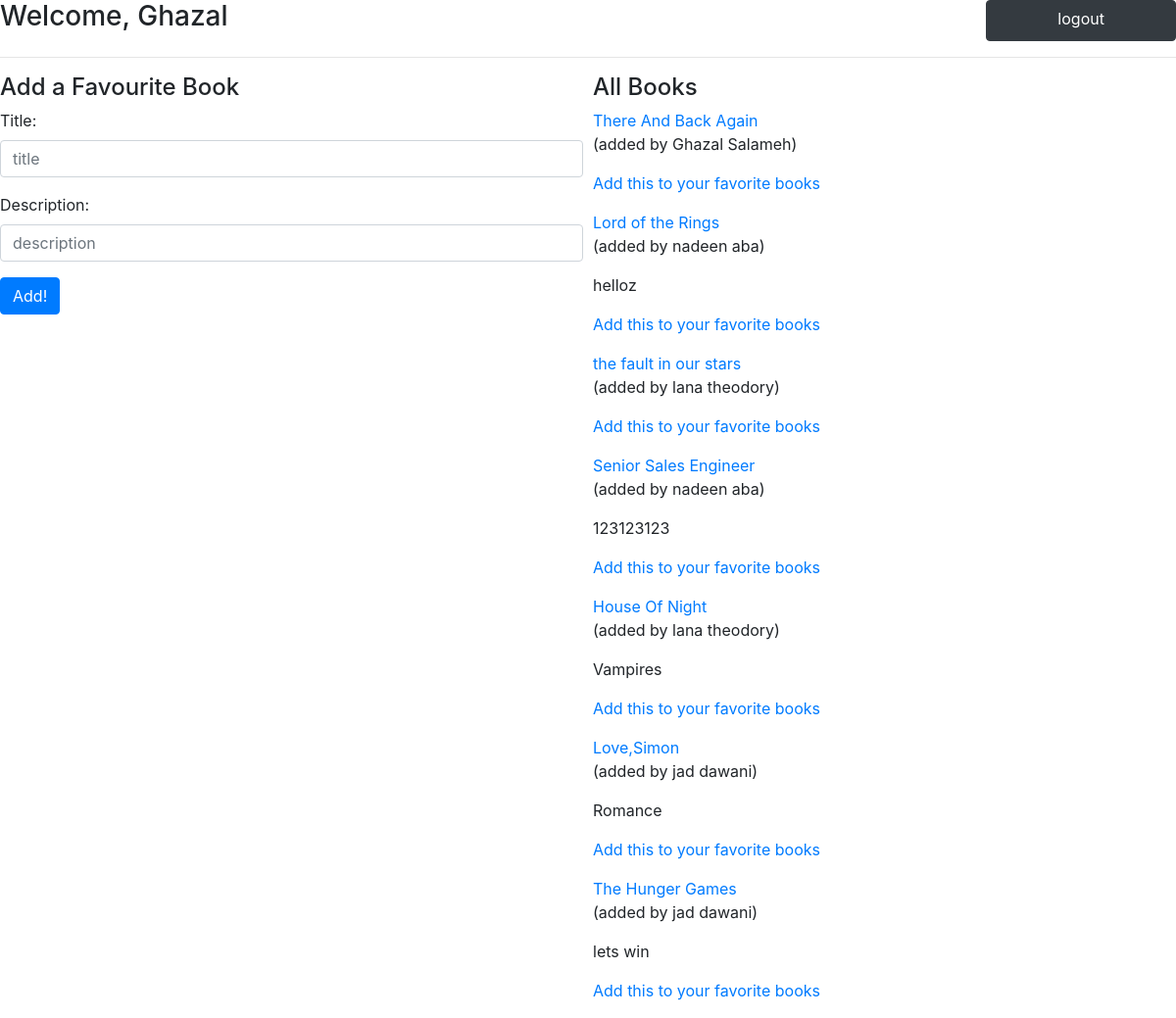
The app's page /books (signed in) with its own data.
### fav_app/models.py (models this page shows)
class User(models.Model):
    first_name = models.CharField(max_length=45)
    last_name = models.CharField(max_length=45)
    email = models.CharField(max_length=45)
    password =models.CharField(max_length=45)
    created_at = models.DateTimeField(auto_now_add=True)
    updated_at = models.DateTimeField(auto_now=True)
    objects = UserManager()

class Book(models.Model):
    title = models.CharField(max_length=255)
    description = models.TextField()
    uploded_by =models.ForeignKey(User,related_name="books_uploded",on_delete=models.CASCADE)
    users_who_like= models.ManyToManyField(User,related_name="liked_books")
    created_at = models.DateTimeField(auto_now_add=True)
    updated_at = models.DateTimeField(auto_now=True)
    objects = BookManager()

### fav_app/views.py (the view)
# urls.py: path('books',views.welcome),
def welcome(request):
    if 'user' in request.session:
        contet={
            'first_name':request.session['first_name'],
            'user':User.objects.all(),
            'book':Book.objects.all(),
        }
        return render(request,'welcome.html',contet)

### fav_app/templates/welcome.html (shortened to what this page needs)
<!DOCTYPE html>
<html lang="en">
<head>
    <link rel="stylesheet" href="https://cdn.jsdelivr.net/npm/bootstrap@4.6.0/dist/css/bootstrap.min.css">
</head>
<body>
    <nav>
        <h3>Welcome, {{first_name}}{{last_name}} </h3>
        <a class="btn btn-dark" data-toggle="collapse" href="/logout" role="button" aria-expanded="false" aria-controls="multiCollapseExample1">logout</a>
</nav>
<hr>
<section>
    <form action="/add_book" method="POST" id="book">
        <h4>Add a Favourite Book</h4>
        <div class="form-group">
            <label for="formGroupExampleInput">Title:</label>
            <input type="text" class="form-control" id="formGroupExampleInput" placeholder="title" name="title" required>
        </div>
        <div class="form-group">
            <label for="formGroupExampleInput2">Description:</label>
            <input type="text" class="form-control" id="formGroupExampleInput2" placeholder="description" name="description" >
        </div>
        <button type="submit" class="btn btn-primary">Add!</button>
    </form>
    <div class="books">
        <h4>All Books</h4>
        {% for book in book %}
            <a href="/books/{{book.id}}">{{book.title}}</a>
            <p>(added by {{ book.uploded_by.first_name }} {{ book.uploded_by.last_name }})</p>
            <p>{{book.description}}</p>
            {% if request.session.user != book.uploded_by.id %}
                <p> <a href="/addfav/{{book.id}}">  Add this to your favorite books</a></p>
            {% endif %}
            {% endfor %}
    </div>
</section>
</body>
</html>

### fav_app/templates/welcome.html (style rules this page uses)
a { flex: 1; }
nav { display: flex; }
nav h3 { flex: 6; }
section { display: flex; }
#book { flex: 1; }
.books { flex:1; padding-left:10px ; }

### records on screen
User: first_name "Ghazal"
Book: title "There And Back Again", uploded_by.first_name "Ghazal", uploded_by.last_name "Salameh"
Book: title "Lord of the Rings", uploded_by.first_name "nadeen", uploded_by.last_name "aba", description "helloz"
Book: title "the fault in our stars", uploded_by.first_name "lana", uploded_by.last_name "theodory"
Book: title "Senior Sales Engineer", uploded_by.first_name "nadeen", uploded_by.last_name "aba", description "123123123"
Book: title "House Of Night", uploded_by.first_name "lana", uploded_by.last_name "theodory", description "Vampires"
Book: title "Love,Simon", uploded_by.first_name "jad", uploded_by.last_name "dawani", description "Romance"
Book: title "The Hunger Games", uploded_by.first_name "jad", uploded_by.last_name "dawani", description "lets win"
